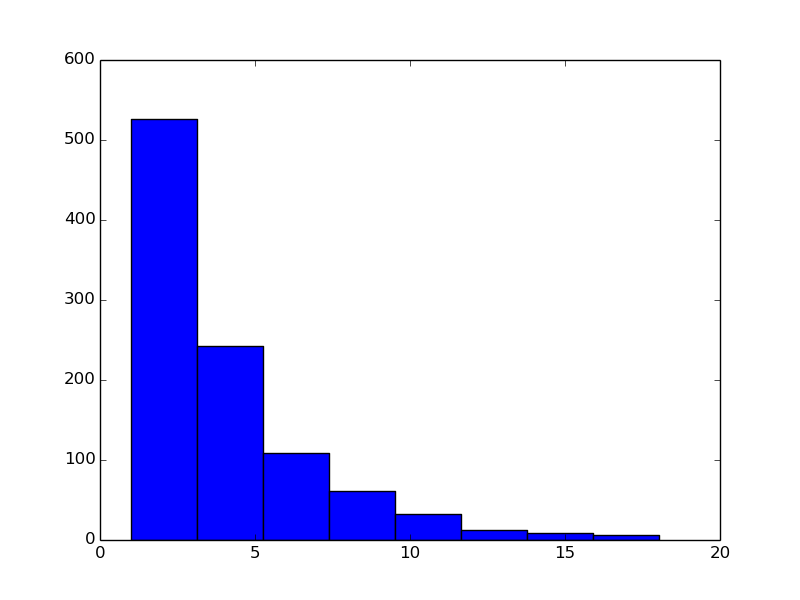

Python code for this plot:
# Plots histogram for numbers in dist.data
import numpy as np
import matplotlib.pyplot as plt

# Gives the x,y of the histogram for logmasses from the given array of data
def histog( mf, nbins ):
    hist, bin_edges = np.histogram(mf, bins = nbins)
    # Obtains the center point for each bin
    xcenter = (bin_edges[:-1] + bin_edges[1:])/2
    return np.array(xcenter), np.array(hist)

# Loads the file
filename = "dist.data"
data = np.loadtxt(filename)
# Gets x,y points for the histogram with 10 bins
x,y = histog(data,8)
plt.bar(x,y,align='center',width = x[1]-x[0]) # A bar chart
#plt.show()
plt.savefig("graph.png")
